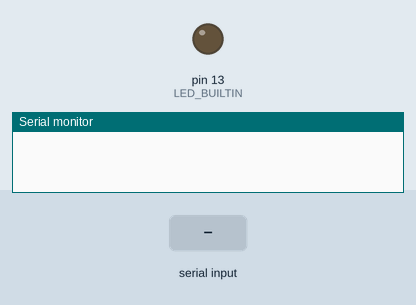
The sketch below on a simulated Arduino Uno, built with avr-gcc and run on an emulated ATmega328P. On the bench: output pins drawn as LEDs (lit = HIGH), the last lines printed to the serial monitor. The test bench sets the inputs (shaded band).

Above: at 2.2 s.
2.3 s: "K" received over Serial
At 3.2 s:
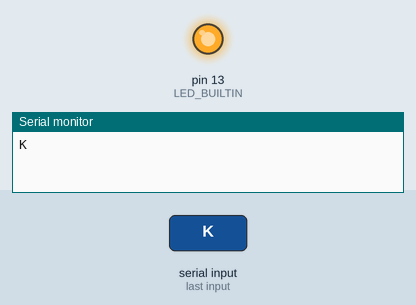
Timing chart, 0 to 13.8 s (numbered marks = the images above; inputs shaded):
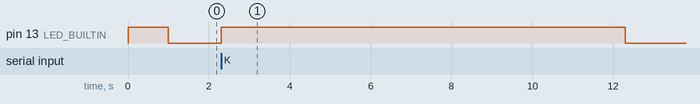

Measured:
- after the input at 2.3 s, pin 13 (LED_BUILTIN): LOW → HIGH at once, → LOW 10.0 s later

The sketch:

Blink_wemos_serial.ino
```cpp
void setup() {

  pinMode(LED_BUILTIN, OUTPUT);
  Serial.begin(115200);
  digitalWrite(LED_BUILTIN, HIGH);
      delay(1000);
  digitalWrite(LED_BUILTIN, LOW);
}

void loop(){

  if(Serial.available()){
    char msg = Serial.read();
    Serial.print(msg);

    if(msg == 'K'){
      digitalWrite(LED_BUILTIN, HIGH);
      delay(10000);
      digitalWrite(LED_BUILTIN, LOW);
    }

    if(msg == 'B'){
     digitalWrite(LED_BUILTIN, HIGH);
     delay(1000);
     digitalWrite(LED_BUILTIN, LOW);
    }
  }
}
```
